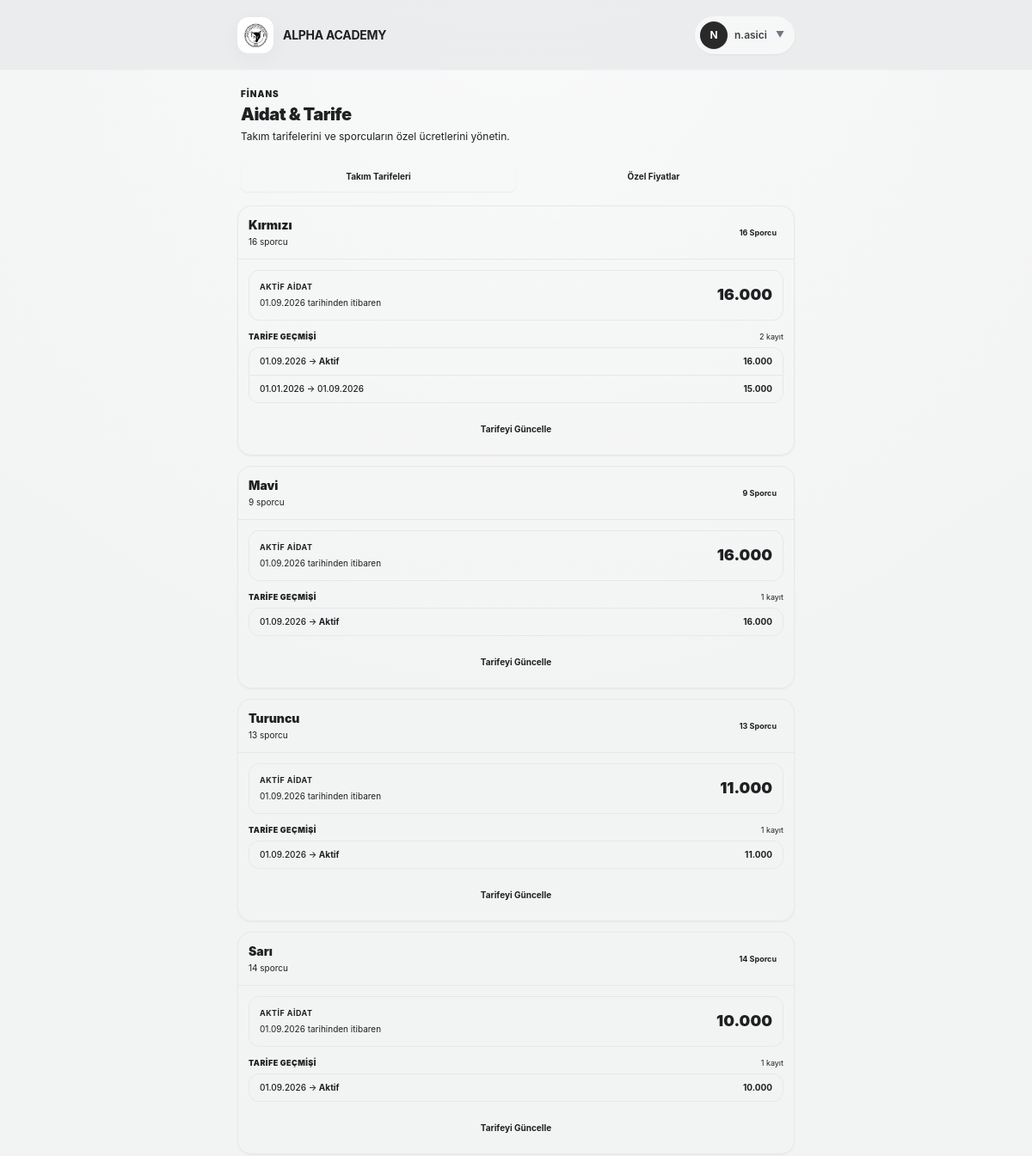
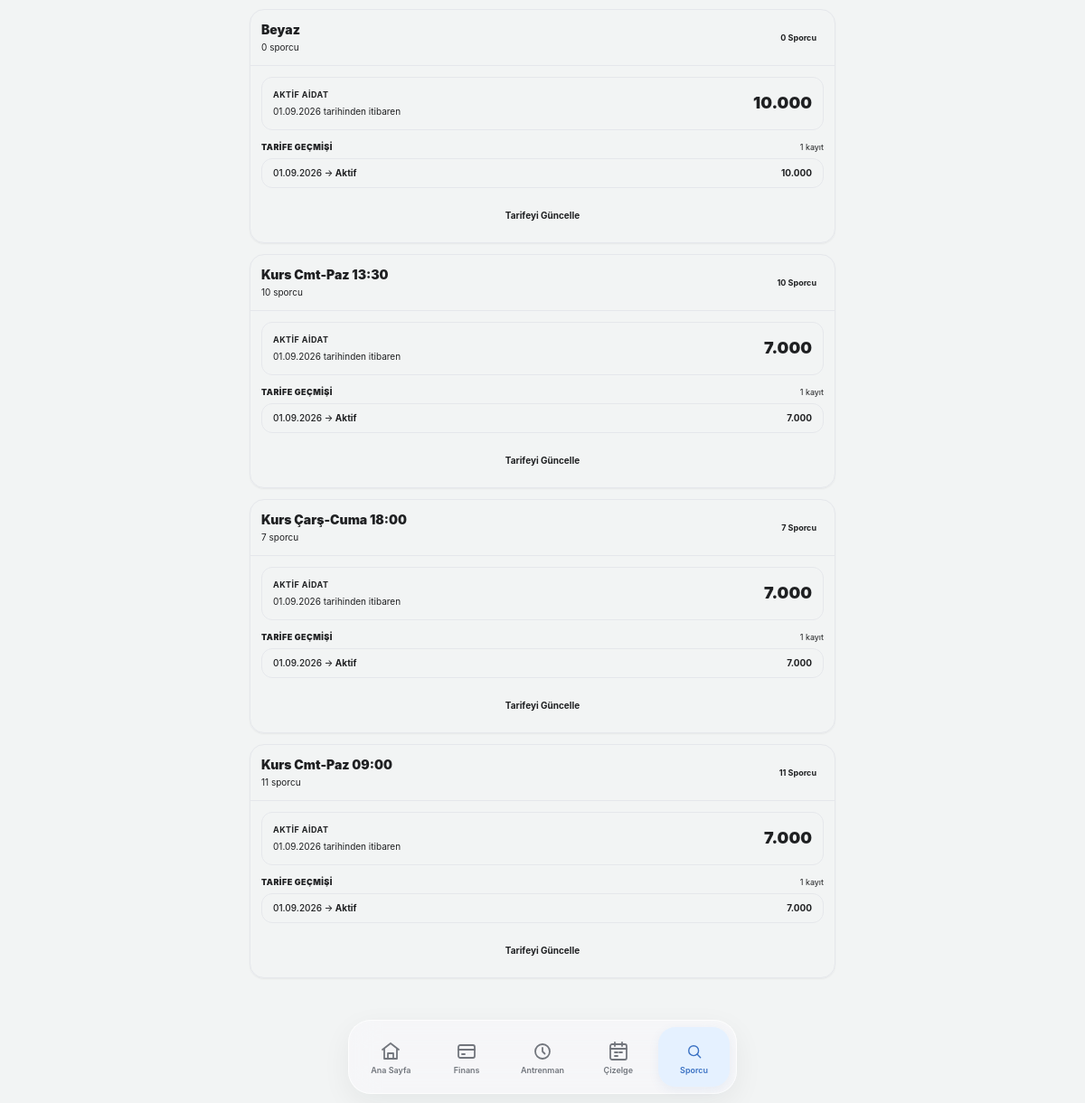
The app's page /finance/fee-management/ (signed in) with its own data (2 pictures, top to bottom).
### users/models.py (models this page shows, shortened)
class User(AbstractUser):
    class Role(models.TextChoices):
        PARENT = 'parent', 'Veli'
        ADMIN = 'admin', 'Yönetici'
        COACH = 'coach', 'Antrenör'
        FINANCE = 'finance', 'Mali İşler'
    email = models.EmailField(unique=True, verbose_name="E-posta Adresi")
    role = models.CharField(
        max_length=20,
        choices=Role.choices,
        default=Role.PARENT,
        verbose_name="Kullanıcı Rolü"
    )
    phone_number = models.CharField(max_length=15, blank=True, null=True, verbose_name="Telefon Numarası")
    tc_identity = models.CharField(max_length=11, blank=True, null=True, verbose_name="T.C. Kimlik No")
    USERNAME_FIELD = 'username'
    REQUIRED_FIELDS = ['email', 'first_name', 'last_name']
    class Meta:
        verbose_name = "Kullanıcı"
        verbose_name_plural = "Kullanıcılar"
    @property
    def is_club_admin(self):
        return self.role == self.Role.ADMIN
    @property
    def is_coach(self):
        return self.role == self.Role.COACH

### teams/models.py (models this page shows, shortened)
class Team(models.Model):
    name = models.CharField(max_length=100, verbose_name="Takım / Grup Adı")
    description = models.TextField(blank=True, null=True, verbose_name="Açıklama / Yaş Grubu")
    coaches = models.ManyToManyField(
        settings.AUTH_USER_MODEL,
        blank=True,
        limit_choices_to={'role__in': ['coach', 'club_admin']},
        related_name='assigned_teams',
        verbose_name="Sorumlu Antrenörler"
    )
    is_active = models.BooleanField(default=True, verbose_name="Aktif mi?")
    created_at = models.DateTimeField(auto_now_add=True)
    class Meta:
        verbose_name = "Takım"
        verbose_name_plural = "Takımlar"

### finance/models.py (models this page shows)
class TeamFeeHistory(models.Model):
    team = models.ForeignKey(Team, on_delete=models.CASCADE, related_name='fee_histories')
    monthly_fee = models.IntegerField()
    start_date = models.DateField(help_text="Fiyatın geçerli olmaya başladığı tarih")
    end_date = models.DateField(null=True, blank=True, help_text="Boş ise halen geçerlidir")
    class Meta:
        ordering = ['-start_date']

### finance/views.py (the view)
# urls.py: path('fee-management/', views.fee_management, name='fee-management'),
@login_required
def fee_management(request):
    teams = Team.objects.annotate(athlete_count=Count('athletes')).prefetch_related('fee_histories')
    athletes = Athlete.objects.filter(is_active=True, custom_fee__isnull=False).select_related('team')
    context = {
        'teams': teams,
        'athletes': athletes,
        'today': date.today(),
    }
    return render(request, 'finance/fee_management.html', context)

### athletes/models.py (called while the page is built)
    def get_full_name(self):
        return f"{self.first_name} {self.last_name}"

### templates/finance/fee_management.html (shortened to what this page needs)
{% extends "base.html" %}
{% block content %}
    <div class="w-full space-y-4">
        <header class="px-1">
            <p class="text-[10px] font-black uppercase tracking-widest text-primary">Finans</p>
            <h1 class="mt-0.5 text-xl font-black tracking-tight text-base-content">Aidat & Tarife</h1>
            <p class="mt-1 text-xs text-base-content/50">Takım tarifelerini ve sporcuların özel ücretlerini yönetin.</p>
        </header>
        <div>
            <div class="flex w-full rounded-xl bg-base-200 p-1">
                <button type="button"
                        data-tab-button="teams"
                        onclick="switchFeeTab('teams')"
                        class="flex h-9 flex-1 items-center justify-center rounded-lg bg-base-100 px-2 text-[10px] font-bold text-base-content shadow-sm transition-all">
                    Takım Tarifeleri
                </button>
                <button type="button"
                        data-tab-button="athletes"
                        onclick="switchFeeTab('athletes')"
                        class="flex h-9 flex-1 items-center justify-center rounded-lg px-2 text-[10px] font-bold text-base-content/50 transition-all">
                    Özel Fiyatlar
                </button>
            </div>
            <div id="fee-tab-teams" class="mt-3 space-y-3">
                {% for team in teams %}
                    <section class="overflow-hidden rounded-2xl border border-base-300 bg-base-100 shadow-sm">
                        <div class="flex items-center justify-between gap-3 border-b border-base-200 p-3">
                            <div class="min-w-0">
                                <h2 class="truncate text-sm font-black text-base-content">{{ team.name }}</h2>
                                <p class="mt-0.5 text-[10px] text-base-content/50">{{ team.athlete_count }} sporcu</p>
                            </div>
                            <span class="shrink-0 rounded-lg bg-base-200 px-2 py-1 text-[9px] font-bold text-base-content/60">
                                {{ team.athlete_count }} Sporcu
                            </span>
                        </div>
                        <div class="p-3">
                            {% with team.fee_histories.first as active_fee %}
                                <div class="rounded-xl border border-base-200 bg-base-200/40 p-3">
                                    <div class="flex items-center justify-between gap-3">
                                        <div class="min-w-0">
                                            <p class="text-[9px] font-bold uppercase tracking-wider text-base-content/50">Aktif Aidat</p>
                                            {% if active_fee %}
                                                <p class="mt-1 text-[10px] text-base-content/50">{{ active_fee.start_date|date:"d.m.Y" }} tarihinden itibaren</p>
                                            {% else %}
                                                <p class="mt-1 text-[10px] text-error/70">Tarife tanımlanmamış</p>
                                            {% endif %}
                                        </div>
                                        <div class="shrink-0 text-right">
                                            {% if active_fee %}
                                                <span class="text-lg font-black text-success">{{ active_fee.monthly_fee|floatformat:0 }}</span>
                                            {% else %}
                                                <span class="text-xs font-bold text-base-content/40">Tanımlanmadı</span>
                                            {% endif %}
                                        </div>
                                    </div>
                                </div>
                            {% endwith %}
                            <div class="mt-3">
                                <div class="mb-1.5 flex items-center justify-between">
                                    <p class="text-[9px] font-black uppercase tracking-wider text-base-content/40">Tarife Geçmişi</p>
                                    <span class="text-[9px] text-base-content/30">{{ team.fee_histories.all|length }} kayıt</span>
                                </div>
                                <div class="overflow-hidden rounded-xl border border-base-200">
                                    {% for history in team.fee_histories.all %}
                                        <div class="flex items-center justify-between gap-2 border-b border-base-200 px-3 py-2 last:border-0">
                                            <div class="min-w-0">
                                                <p class="text-[10px] font-medium text-base-content/70">
                                                    {{ history.start_date|date:"d.m.Y" }}
                                                    <span class="text-base-content/30">→</span>
                                                    {% if history.end_date %}
                                                        {{ history.end_date|date:"d.m.Y" }}
                                                    {% else %}
                                                        <span class="font-bold text-success">Aktif</span>
                                                    {% endif %}
                                                </p>
                                            </div>
                                            <span class="shrink-0 text-[10px] font-bold text-base-content">{{ history.monthly_fee|floatformat:0 }}</span>
                                        </div>
                                    {% empty %}
                                        <div class="px-3 py-3 text-center">
                                            <p class="text-[10px] text-base-content/40">Geçmiş tarife bulunmuyor.</p>
                                        </div>
                                    {% endfor %}
                                </div>
                            </div>
                            <button type="button"
                                    onclick="document.getElementById('modal-team-{{ team.id }}').showModal()"
                                    class="btn btn-primary mt-3 h-9 min-h-0 w-full rounded-xl text-[10px] font-bold">
                                Tarifeyi Güncelle
                            </button>
                        </div>
                    </section>
                {% empty %}
                    <div class="rounded-2xl border border-base-300 bg-base-100 p-8 text-center shadow-sm">
                        <div class="mx-auto mb-3 grid h-11 w-11 place-items-center rounded-xl bg-base-200 text-base-content/40">₺</div>
                        <p class="text-xs font-bold text-base-content">Kayıtlı takım bulunmuyor.</p>
                    </div>
                {% endfor %}
            </div>
        </div>
    </div>
{% endblock %}

### templates/components/app/topbar.html (shortened to what this page needs)
{% load static %}
<div class="app-topbar">
    <div class="app-topbar-inner">
        <a href="/" class="app-brand hover:opacity-90 transition-opacity">
            <div class="app-brand-logo flex items-center justify-center font-black text-xs text-[var(--ui-primary-text)] bg-[var(--ui-primary)]">
                <img src="/media/logos/new_logo.png" alt="Alpha Academy Logo" class="w-full h-full object-cover" />
            </div>
            <div class="min-w-0">
                <span class="app-brand-name">ALPHA ACADEMY</span>
            </div>
        </a>
        {% if request.user.is_authenticated %}
            <div class="app-topbar-actions relative" id="topbar-user-dropdown-wrapper">
                <button type="button"
                        class="flex items-center gap-2 p-1.5 pr-3 rounded-full bg-white/60 hover:bg-white/90 border border-[var(--ui-border-dark)] backdrop-blur-md shadow-sm transition-all active:scale-[0.98]"
                        onclick="document.getElementById('topbar-user-dropdown').classList.toggle('hidden')">
                    <div class="w-8 h-8 rounded-full bg-[var(--ui-dark)] text-white text-xs font-bold flex items-center justify-center shadow-sm shrink-0">
                        {% if request.user.first_name %}
                            {{ request.user.first_name|first|upper }}
                        {% else %}
                            {{ request.user.username|first|upper }}
                        {% endif %}
                    </div>
                    <span class="hidden sm:inline text-xs font-semibold text-[var(--ui-text-soft)]">
                        {% if request.user.get_full_name %}
                            {{ request.user.get_full_name }}
                        {% else %}
                            {{ request.user.username }}
                        {% endif %}
                    </span>
                    <span class="text-[10px] text-[var(--ui-muted)] ml-0.5">▼</span>
                </button>
            </div>
        {% endif %}
    </div>
</div>

### records on screen
User: user.username|first "N", user.username "n.asici"
Team: name "Kırmızı", athlete_count "16", fee_histories.first.start_date "01.09.2026", fee_histories.first.monthly_fee "16.000", fee_histories.all|length "2"
TeamFeeHistory: start_date "01.09.2026", shows "Aktif", monthly_fee "16.000"
TeamFeeHistory: start_date "01.01.2026", end_date "01.09.2026", monthly_fee "15.000"
Team: name "Mavi", athlete_count "9", fee_histories.first.start_date "01.09.2026", fee_histories.first.monthly_fee "16.000", fee_histories.all|length "1"
TeamFeeHistory: start_date "01.09.2026", shows "Aktif", monthly_fee "16.000"
Team: name "Turuncu", athlete_count "13", fee_histories.first.start_date "01.09.2026", fee_histories.first.monthly_fee "11.000", fee_histories.all|length "1"
TeamFeeHistory: start_date "01.09.2026", shows "Aktif", monthly_fee "11.000"
Team: name "Sarı", athlete_count "14", fee_histories.first.start_date "01.09.2026", fee_histories.first.monthly_fee "10.000", fee_histories.all|length "1"
TeamFeeHistory: start_date "01.09.2026", shows "Aktif", monthly_fee "10.000"
Team: name "Beyaz", athlete_count "0", fee_histories.first.start_date "01.09.2026", fee_histories.first.monthly_fee "10.000", fee_histories.all|length "1"
TeamFeeHistory: start_date "01.09.2026", shows "Aktif", monthly_fee "10.000"
Team: name "Kurs Cmt-Paz 13:30", athlete_count "10", fee_histories.first.start_date "01.09.2026", fee_histories.first.monthly_fee "7.000", fee_histories.all|length "1"
TeamFeeHistory: start_date "01.09.2026", shows "Aktif", monthly_fee "7.000"
Team: name "Kurs Çarş-Cuma 18:00", athlete_count "7", fee_histories.first.start_date "01.09.2026", fee_histories.first.monthly_fee "7.000", fee_histories.all|length "1"
TeamFeeHistory: start_date "01.09.2026", shows "Aktif", monthly_fee "7.000"
Team: name "Kurs Cmt-Paz 09:00", athlete_count "11", fee_histories.first.start_date "01.09.2026", fee_histories.first.monthly_fee "7.000", fee_histories.all|length "1"
TeamFeeHistory: start_date "01.09.2026", shows "Aktif", monthly_fee "7.000"
